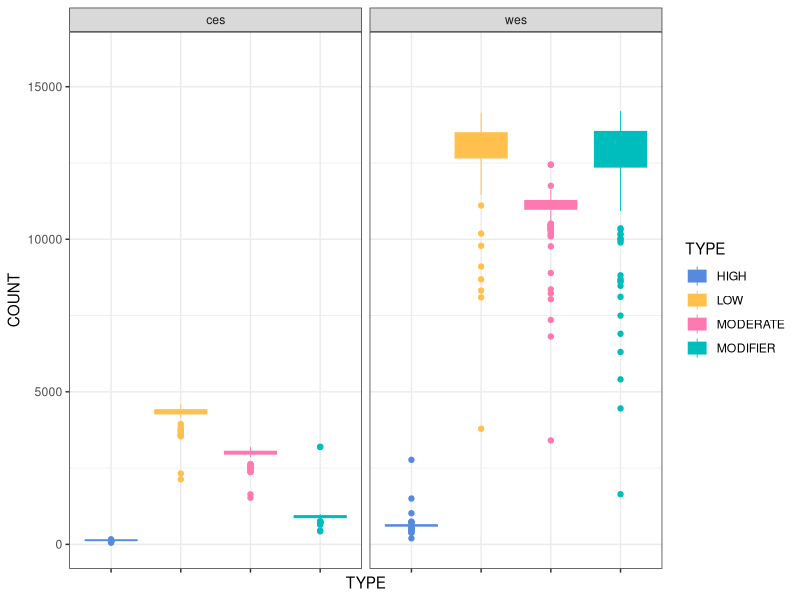

This chart was generated by the following R code:
setwd("/mnt/2EA01BDBA01BA7FB/Working issues/WES/AF_Paper/var_counts")

library(ggplot2)
mycol1 = rgb(85, 138, 221, maxColorValue = 255)
mycol2 = rgb(255, 192, 78, maxColorValue = 255)
mycol3 = rgb(255, 121, 177, maxColorValue = 255)
mycol4 = rgb(221, 221, 221, maxColorValue = 255)
#mycol5 = rgb(100, 89, 89, maxColorValue = 255)
mycol6 = rgb(0, 189, 189, maxColorValue = 255)

counts = read.table('eff_final.tsv', sep='\t', header=T, stringsAsFactors = F)
ggplot(counts, aes(x=TYPE, y=COUNT, fill=TYPE, col=TYPE)) + geom_boxplot(lwd = 0.3) + 
  facet_wrap(~EXPTYPE) + theme_bw() +
  scale_fill_manual(values = c(mycol1, mycol2, mycol3, mycol6)) +
  scale_colour_manual(values = c(mycol1, mycol2, mycol3, mycol6)) +
  scale_y_continuous(limits = c(0, 16000)) + 
  theme(axis.text.x=element_blank())
        

agg <- aggregate(COUNT ~ TYPE + EXPTYPE, counts, median)
aggregate(COUNT ~ EXPTYPE, agg, sum)
